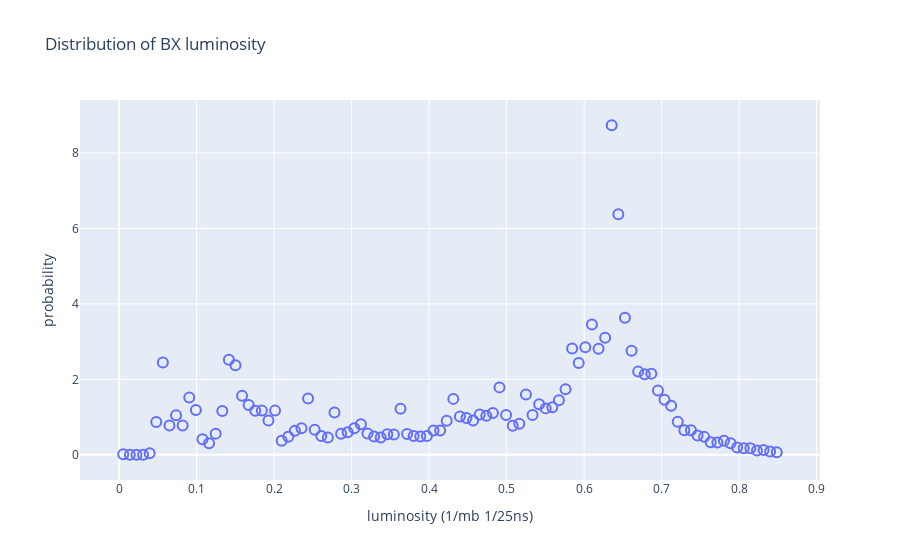

Notebook code for this chart:
### Code cell
G = vvv['nVertices'].plot_lumi_distribution()
export_Graph(G , 'LumiDistMain', '{0}/{1}/'.format(parent_dir,directory))
G
